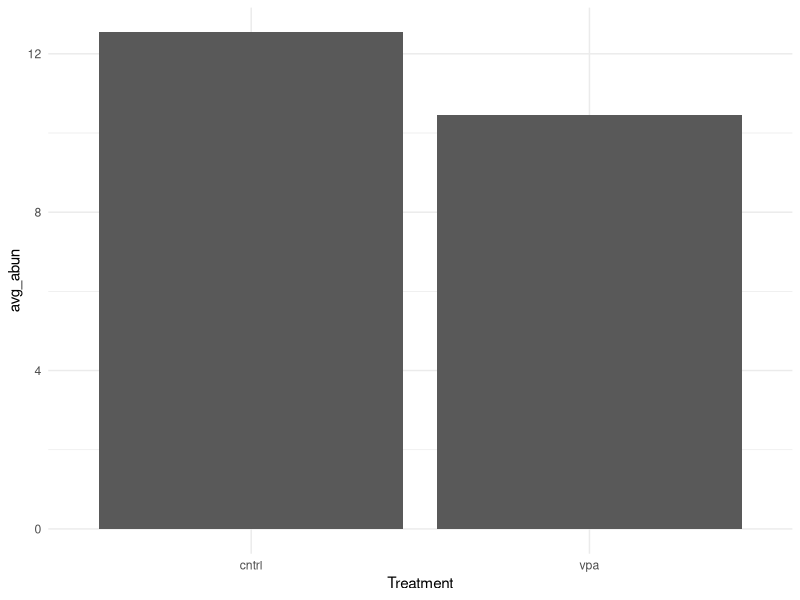
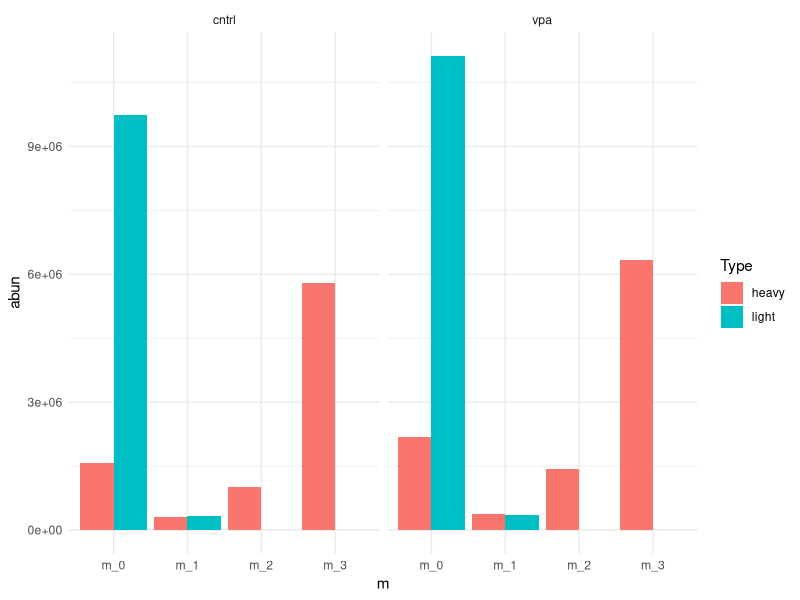
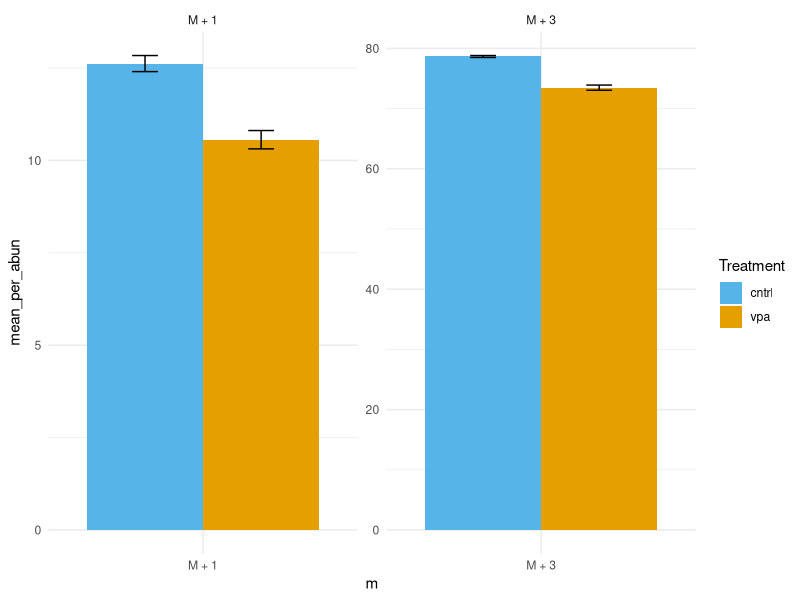

These figures' R source, in order:
## ---- chunk 1
knitr::opts_chunk$set(echo = TRUE, warning = FALSE)
## ---- chunk 2
library(tidyverse)
library(ggthemes)
library(broom)
theme_set(theme_minimal())
## ---- chunk 3
neg.raw <- read_csv("./data/istope_dist/mesc_ser_vpa_isotope_tracing_negmode_isotope_abun.csv", col_types = "cccddddddd")
pos.raw <- read_csv("./data/istope_dist/mesc_ser_vpa_isotope_tracing_posmode_isotope_abun.csv", col_types = "cccddddddd")
## ---- chunk 4
neg.updt <- neg.raw %>%
  rename("Samples" = `File Name`) %>% 
  mutate(
    Samples = str_replace(Samples, ".d", ""),
    Ser = case_when(
      str_detect(Samples, "L") ~ "light",
      str_detect(Samples, "H") ~ "heavy",
      TRUE ~ "other"
      ),
    Treatment = case_when(
      str_detect(Samples, "VPA") ~ "vpa",
      str_detect(Samples, "C") ~ "cntrl",
      TRUE ~ "other"
      )
    ) %>% 
  mutate_at(vars(c(m_0:m_5)), na_if, 0)
pos.updt <- pos.raw %>%
  rename("Samples" = `File Name`) %>% 
  mutate(
    Samples = str_replace(Samples, ".d", ""),
    Ser = case_when(
      str_detect(Samples, "L") ~ "light",
      str_detect(Samples, "H") ~ "heavy",
      TRUE ~ "other"
      ),
    Treatment = case_when(
      str_detect(Samples, "VPA") ~ "vpa",
      str_detect(Samples, "C") ~ "cntrl",
      TRUE ~ "other"
      )
    ) %>% 
  mutate_at(vars(c(m_0:m_5)), na_if, 0)
## ---- chunk 5
### neg mode
neg.l.c.m1 <- neg.updt %>% 
  filter(Ser == "light" & Treatment == "cntrl") %>% 
  mutate(ion_abun_m0m1 = rowSums(cbind(m_0, m_1), na.rm = TRUE)) %>% 
  filter(ion_abun_m0m1 > 1) %>% 
  mutate(m_1_nat_abun = m_1 / (ion_abun_m0m1)) %>% 
  group_by(Compound) %>% 
  summarize(m1_bg = mean(m_1_nat_abun, na.rm = TRUE))
neg.h.m1.inc <- neg.updt %>% 
  filter(Ser == "heavy") %>% 
  inner_join(neg.l.c.m1, "Compound") %>% 
  mutate(m1_abun = round((m_1 / (m_0 + m_1)) - m1_bg, 3) * 100) %>% 
  select(Compound, Samples, Treatment, m1_abun) %>% 
  filter(!is.na(m1_abun))
neg.m1.counts <- neg.h.m1.inc %>% 
  group_by(Compound, Treatment) %>% 
  count() %>% 
  filter(n >= 3)
neg.m1.exclude <- neg.m1.counts %>% 
  group_by(Compound) %>% 
  count() %>% 
  filter(n != 2)
neg.h.m1.inc <- neg.h.m1.inc %>% 
  filter(!(Compound %in% neg.m1.exclude$Compound))
neg.h.m1.sig <- neg.h.m1.inc %>% 
  group_by(Compound) %>% 
  nest() %>% 
  mutate(
    model = map(data, ~ lm(m1_abun ~ Treatment, data = .)),
    glance_model = map(model, glance)
    ) %>% 
  unnest(glance_model) %>% 
  select(-c(data:model)) %>% 
  mutate(adj_pval = p.adjust(p.value, method = "bonferroni", n = length(unique(neg.h.m1.inc$Compound)))) %>% 
  filter(adj_pval < 0.05) %>% 
  inner_join(
    neg.h.m1.inc %>% 
      group_by(Compound, Treatment) %>% 
      summarize(avg_m1_abun = mean(m1_abun)) %>% 
      spread(key = Treatment, value = avg_m1_abun),
    by = "Compound"
    )
neg.h.m1.sig %>% 
  select(Compound, adj_pval:vpa)
neg.h.m1.sig %>% 
  select(Compound, adj_pval:vpa) %>% 
  gather(Treatment, avg_abun, cntrl:vpa) %>% 
  filter(Compound == "L-Serine") %>% 
  ggplot(aes(Treatment, avg_abun)) +
  geom_bar(stat = "identity")

### pos mode
pos.l.c.m1 <- pos.updt %>% 
  filter(Ser == "light" & Treatment == "cntrl") %>% 
  mutate(ion_abun_m0m1 = rowSums(cbind(m_0, m_1), na.rm = TRUE)) %>% 
  filter(ion_abun_m0m1 > 1) %>% 
  mutate(m_1_nat_abun = m_1 / (ion_abun_m0m1)) %>% 
  group_by(Compound) %>% 
  summarize(m1_bg = mean(m_1_nat_abun, na.rm = TRUE))
pos.h.m1.inc <- pos.updt %>% 
  filter(Ser == "heavy") %>% 
  inner_join(pos.l.c.m1, "Compound") %>% 
  mutate(m1_abun = round((m_1 / (m_0 + m_1)) - m1_bg, 3) * 100) %>% 
  select(Compound, Samples, Treatment, m1_abun) %>% 
  filter(!is.na(m1_abun))
pos.m1.counts <- pos.h.m1.inc %>% 
  group_by(Compound, Treatment) %>% 
  count() %>% 
  filter(n >= 3)
pos.m1.exclude <- pos.m1.counts %>% 
  group_by(Compound) %>% 
  count() %>% 
  filter(n != 2)
pos.h.m1.inc <- pos.h.m1.inc %>% 
  filter(!(Compound %in% pos.m1.exclude$Compound))
pos.h.m1.sig <- pos.h.m1.inc %>% 
  group_by(Compound) %>% 
  nest() %>% 
  mutate(
    model = map(data, ~ lm(m1_abun ~ Treatment, data = .)),
    glance_model = map(model, glance)
    ) %>% 
  unnest(glance_model) %>% 
  select(-c(data:model)) %>% 
  mutate(adj_pval = p.adjust(p.value, method = "bonferroni", n = length(unique(pos.h.m1.inc$Compound)))) %>% 
  filter(adj_pval < 0.05) %>% 
  inner_join(
    pos.h.m1.inc %>% 
      group_by(Compound, Treatment) %>% 
      summarize(avg_m1_abun = mean(m1_abun)) %>% 
      spread(key = Treatment, value = avg_m1_abun),
    by = "Compound"
    )
pos.h.m1.sig %>% 
  select(Compound, adj_pval:vpa)
## ---- chunk 6
### Neg mode ###
neg.updt %>% 
  filter(Ser == "heavy" & !(is.na(m_2))) %>% 
  group_by(Compound) %>% 
  count() %>% 
  {table(.$n)}
pos.updt %>% 
  filter(Ser == "heavy" & !(is.na(m_2))) %>% 
  group_by(Compound) %>% 
  count() %>% 
  {table(.$n)}
neg.l.c.m2 <- neg.updt %>% 
  filter(Ser == "light" & Treatment == "cntrl" & !is.na(m_2)) %>% 
  mutate(ion_abun_m0m2 = rowSums(cbind(m_0, m_2), na.rm = TRUE)) %>% 
  filter(ion_abun_m0m2 > 1) %>% 
  mutate(m_2_nat_abun = m_2 / (ion_abun_m0m2)) %>% 
  group_by(Compound) %>% 
  summarize(m2_bg = mean(m_2_nat_abun, na.rm = TRUE))
neg.h.m2.inc <- neg.updt %>% 
  filter(Ser == "heavy" & !is.na(m_2)) %>% 
  inner_join(neg.l.c.m2, "Compound") %>% 
  mutate(m2_abun = round((m_2 / (m_0 + m_2)) - m2_bg, 3) * 100) %>% 
  select(Compound, Samples, Treatment, m2_abun) %>% 
  filter(!is.na(m2_abun))

## Filter out compounds with less than 3 non-missing m2 
neg.m2.counts <- neg.h.m2.inc %>% 
  group_by(Compound, Treatment) %>% 
  count() %>% 
  filter(n >= 3)
## Filter out compounds with missing values for at least one group
neg.m2.exclude <- neg.m2.counts %>% 
  group_by(Compound) %>% 
  count() %>% 
  filter(n != 2)
neg.m2.counts <- neg.m2.counts %>% 
  filter(!(Compound %in% neg.m2.exclude$Compound))
neg.h.m2.inc <- neg.h.m2.inc %>% 
  filter(Compound %in% neg.m2.counts$Compound)
neg.h.m2.sig <- neg.h.m2.inc %>% 
  group_by(Compound) %>% 
  nest() %>% 
  mutate(
    model = map(data, ~ lm(m2_abun ~ Treatment, data = .)),
    glance_model = map(model, glance)
    ) %>% 
  unnest(glance_model) %>% 
  select(-c(data:model)) %>% 
  mutate(adj_pval = p.adjust(p.value, method = "bonferroni", n = length(unique(neg.h.m2.inc$Compound)))) %>% 
  filter(adj_pval < 0.05) %>% 
  inner_join(
    neg.h.m2.inc %>% 
      group_by(Compound, Treatment) %>% 
      summarize(avg_m2_abun = mean(m2_abun)) %>% 
      spread(key = Treatment, value = avg_m2_abun),
    by = "Compound"
    )
neg.h.m2.sig %>% 
  select(Compound, adj_pval:vpa)


### Pos mode ###
pos.l.c.m2 <- pos.updt %>% 
  filter(Ser == "light" & Treatment == "cntrl" & !is.na(m_2)) %>% 
  mutate(ion_abun_m0m2 = rowSums(cbind(m_0, m_2), na.rm = TRUE)) %>% 
  filter(ion_abun_m0m2 > 1) %>% 
  mutate(m_2_nat_abun = m_2 / (ion_abun_m0m2)) %>% 
  group_by(Compound) %>% 
  summarize(m2_bg = mean(m_2_nat_abun, na.rm = TRUE))
pos.h.m2.inc <- pos.updt %>% 
  filter(Ser == "heavy" & !is.na(m_2)) %>% 
  inner_join(pos.l.c.m2, "Compound") %>% 
  mutate(m2_abun = round((m_2 / (m_0 + m_2)) - m2_bg, 3) * 100) %>% 
  select(Compound, Samples, Treatment, m2_abun) %>% 
  filter(!is.na(m2_abun))

## Filter out compounds with less than 3 non-missing m2 
pos.m2.counts <- pos.h.m2.inc %>% 
  group_by(Compound, Treatment) %>% 
  count() %>% 
  filter(n >= 3)
## Filter out compounds with missing values for at least one group
pos.m2.exclude <- pos.m2.counts %>% 
  group_by(Compound) %>% 
  count() %>% 
  filter(n != 2)
pos.m2.counts <- pos.m2.counts %>% 
  filter(!(Compound %in% pos.m2.exclude$Compound))
pos.h.m2.inc <- pos.h.m2.inc %>% 
  filter(Compound %in% pos.m2.counts$Compound)
pos.h.m2.sig <- pos.h.m2.inc %>% 
  group_by(Compound) %>% 
  nest() %>% 
  mutate(
    model = map(data, ~ lm(m2_abun ~ Treatment, data = .)),
    glance_model = map(model, glance)
    ) %>% 
  unnest(glance_model) %>% 
  select(-c(data:model)) %>% 
  mutate(adj_pval = p.adjust(p.value, method = "bonferroni", n = length(unique(pos.h.m2.inc$Compound)))) %>% 
  filter(adj_pval < 0.05) %>% 
  inner_join(
    pos.h.m2.inc %>% 
      group_by(Compound, Treatment) %>% 
      summarize(avg_m2_abun = mean(m2_abun)) %>% 
      spread(key = Treatment, value = avg_m2_abun),
    by = "Compound"
    )
pos.h.m2.sig %>% 
  select(Compound, adj_pval:vpa)
## ---- chunk 7
neg.updt %>% 
  filter(Ser == "heavy" & !(is.na(m_3))) %>% 
  group_by(Compound) %>% 
  count() %>% 
  {table(.$n)}
pos.updt %>% 
  filter(Ser == "heavy" & !(is.na(m_3))) %>% 
  group_by(Compound) %>% 
  count() %>% 
  {table(.$n)}
### Neg mode ###
neg.l.c.m3 <- neg.updt %>% 
  filter(Ser == "light" & Treatment == "cntrl" & !is.na(m_3)) %>% 
  mutate(ion_abun_m0m3 = rowSums(cbind(m_0, m_3), na.rm = TRUE)) %>% 
  filter(ion_abun_m0m3 > 1) %>% 
  mutate(m_3_nat_abun = m_3 / (ion_abun_m0m3)) %>% 
  group_by(Compound) %>% 
  summarize(m3_bg = mean(m_3_nat_abun, na.rm = TRUE))
neg.h.m3.inc <- neg.updt %>% 
  filter(Ser == "heavy" & !is.na(m_3)) %>% 
  inner_join(neg.l.c.m3, "Compound") %>% 
  mutate(m3_abun = round((m_3 / (m_0 + m_3)) - m3_bg, 3) * 100) %>% 
  select(Compound, Samples, Treatment, m3_abun) %>% 
  filter(!is.na(m3_abun))
## Filter out compounds with less than 3 non-missing m2 
neg.m3.counts <- neg.h.m3.inc %>% 
  group_by(Compound, Treatment) %>% 
  count() %>% 
  filter(n >= 3)
## Filter out compounds with missing values for at least one group
neg.m3.exclude <- neg.m3.counts %>% 
  group_by(Compound) %>% 
  count() %>% 
  filter(n != 2)
neg.m3.counts <- neg.m3.counts %>% 
  filter(!(Compound %in% neg.m3.exclude$Compound))
neg.h.m3.inc <- neg.h.m3.inc %>% 
  filter(Compound %in% neg.m3.counts$Compound)
neg.h.m3.sig <- neg.h.m3.inc %>% 
  group_by(Compound) %>% 
  nest() %>% 
  mutate(
    model = map(data, ~ lm(m3_abun ~ Treatment, data = .)),
    glance_model = map(model, glance)
    ) %>% 
  unnest(glance_model) %>% 
  select(-c(data:model)) %>% 
  mutate(adj_pval = p.adjust(p.value, method = "bonferroni", n = length(unique(neg.h.m3.inc$Compound)))) %>% 
  filter(adj_pval < 0.05) %>% 
  inner_join(
    neg.h.m3.inc %>% 
      group_by(Compound, Treatment) %>% 
      summarize(avg_m3_abun = mean(m3_abun)) %>% 
      spread(key = Treatment, value = avg_m3_abun),
    by = "Compound"
    )
neg.h.m3.sig %>% 
  select(Compound, adj_pval:vpa)
### Pos mode ###
pos.l.c.m3 <- pos.updt %>% 
  filter(Ser == "light" & Treatment == "cntrl" & !is.na(m_3)) %>% 
  mutate(ion_abun_m0m3 = rowSums(cbind(m_0, m_3), na.rm = TRUE)) %>% 
  filter(ion_abun_m0m3 > 1) %>% 
  mutate(m_3_nat_abun = m_3 / (ion_abun_m0m3)) %>% 
  group_by(Compound) %>% 
  summarize(m3_bg = mean(m_3_nat_abun, na.rm = TRUE))
pos.h.m3.inc <- pos.updt %>% 
  filter(Ser == "heavy" & !is.na(m_3)) %>% 
  inner_join(pos.l.c.m3, "Compound") %>% 
  mutate(m3_abun = round((m_3 / (m_0 + m_3)) - m3_bg, 3) * 100) %>% 
  select(Compound, Samples, Treatment, m3_abun) %>% 
  filter(!is.na(m3_abun))
## Filter out compounds with less than 3 non-missing m2 
pos.m3.counts <- pos.h.m3.inc %>% 
  group_by(Compound, Treatment) %>% 
  count() %>% 
  filter(n >= 3)
## Filter out compounds with missing values for at least one group
pos.m3.exclude <- pos.m3.counts %>% 
  group_by(Compound) %>% 
  count() %>% 
  filter(n != 2)
pos.m3.counts <- pos.m3.counts %>% 
  filter(!(Compound %in% pos.m3.exclude$Compound))
pos.h.m3.inc <- pos.h.m3.inc %>% 
  filter(Compound %in% pos.m3.counts$Compound)
pos.h.m3.sig <- pos.h.m3.inc %>% 
  group_by(Compound) %>% 
  nest() %>% 
  mutate(
    model = map(data, ~ lm(m3_abun ~ Treatment, data = .)),
    glance_model = map(model, glance)
    ) %>% 
  unnest(glance_model) %>% 
  select(-c(data:model)) %>% 
  mutate(adj_pval = p.adjust(p.value, method = "bonferroni", n = length(unique(pos.h.m3.inc$Compound)))) %>% 
  filter(adj_pval < 0.05) %>% 
  inner_join(
    pos.h.m3.inc %>% 
      group_by(Compound, Treatment) %>% 
      summarize(avg_m3_abun = mean(m3_abun)) %>% 
      spread(key = Treatment, value = avg_m3_abun),
    by = "Compound"
    )
pos.h.m3.sig %>% 
  select(Compound, adj_pval:vpa)
## ---- chunk 8
sig.isotopologues <- neg.h.m1.sig %>% 
  select(Compound, adj_pval:vpa) %>% 
  mutate(mode = "Neg", m_num = "M+1") %>% 
  filter(Compound != "Succinic Acid") %>% 
  bind_rows(
    pos.h.m1.sig %>% 
      select(Compound, adj_pval:vpa) %>% 
      mutate(mode = "Pos", m_num = "M+1")
    ) %>% 
  bind_rows(
    neg.h.m2.sig %>% 
      select(Compound, adj_pval:vpa) %>% 
      mutate(mode = "Neg", m_num = "M+2")
    ) %>% 
  bind_rows(
    pos.h.m2.sig %>% 
      select(Compound, adj_pval:vpa) %>% 
      mutate(
        Compound = ifelse(str_detect(Compound, "NADP"), "NADP+", Compound),
        mode = "Pos", m_num = "M+2"
        ) %>% 
      filter(Compound != "CDP")
    ) %>% 
  bind_rows(
    neg.h.m3.sig %>% 
      select(Compound, adj_pval:vpa) %>% 
      mutate(mode = "Neg", m_num = "M+3") %>% 
      filter(Compound != "Proline")
    ) %>% 
  bind_rows(
    pos.h.m3.sig %>% 
      select(Compound, adj_pval:vpa) %>% 
      mutate(mode = "Pos", m_num = "M+3")
    ) %>% 
  arrange(Compound, mode, m_num) %>% 
  filter(Compound != "UMP")
sig.isotopologues
#write_csv(sig.isotopologues, path = "./results/sig_isotopologues.csv")
## ---- chunk 9
pos.h.m1.inc %>% 
  full_join(pos.h.m2.inc, by = c("Compound", "Samples")) %>% 
  full_join(pos.h.m3.inc, by = c("Compound", "Samples")) %>% 
  filter(str_detect(Compound, "Serine"))
pos.updt %>% 
  filter(str_detect(Compound, "Serine") & Type != "mix" & Type != "solv") %>% 
  select(-c(m_4:m_5)) %>% 
  gather(key = "m", value = "abun", m_0:m_3) %>% 
  ggplot(aes(m, abun, group = Type, fill = Type)) +
  geom_bar(stat = "identity", position = position_dodge()) +
  facet_wrap(~ Treatment)

pos.ser.m.data <- pos.h.m1.inc %>% 
  full_join(pos.h.m2.inc, by = c("Compound", "Samples")) %>% 
  full_join(pos.h.m3.inc, by = c("Compound", "Samples")) %>% 
  filter(str_detect(Compound, "Serine")) %>% 
  select(-c(Treatment.x, Treatment.y)) %>% 
  select(Compound:Samples, Treatment, everything()) %>% 
  gather(m, "percent_abun", m1_abun:m3_abun) %>% 
  mutate(
    percent_abun = replace_na(percent_abun, 0),
    m = case_when(
      m == "m1_abun" ~ "M + 1",
      m == "m2_abun" ~ "M + 2",
      m == "m3_abun" ~ "M + 3",
      TRUE ~ "Don't know"
      )
    )
pos.ser.m.data %>%
  group_by(Treatment, m) %>% 
  summarize(
    mean_per_abun = mean(percent_abun),
    se_per_abun = sd(percent_abun) / sqrt(length(percent_abun))
  ) %>% 
  filter(m != "M + 2") %>% 
  ggplot(aes(m, mean_per_abun, group = Treatment, fill = Treatment)) +
  geom_bar(stat = "identity", position = position_dodge()) +
  geom_errorbar(aes(ymin = mean_per_abun - se_per_abun, ymax = mean_per_abun + se_per_abun), width = 0.2, position = position_dodge(0.9)) +
  scale_fill_manual(values = c("#56B4E9", "#E69F00")) +
  facet_wrap(~ m, scales = "free")

neg.h.m1.inc %>% 
  full_join(neg.h.m2.inc, by = c("Compound", "Samples")) %>% 
  full_join(neg.h.m3.inc, by = c("Compound", "Samples")) %>% 
  filter(str_detect(Compound, "AMP"))
